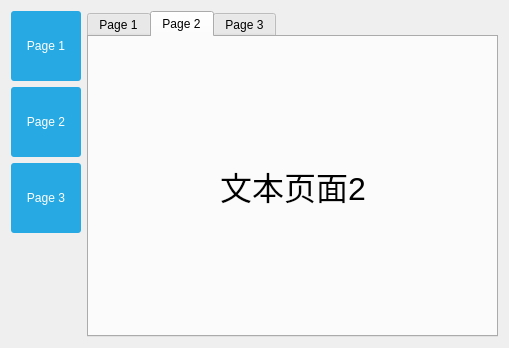
<?xml version="1.0" encoding="UTF-8"?>
<ui version="4.0">
 <class>MainWindow</class>
 <widget class="QMainWindow" name="MainWindow">
  <property name="geometry">
   <rect>
    <x>0</x>
    <y>0</y>
    <width>509</width>
    <height>348</height>
   </rect>
  </property>
  <property name="windowTitle">
   <string>MainWindow</string>
  </property>
  <property name="styleSheet">
   <string notr="true">QPushButton
{
	color: white;
	background-color: #27a9e3;
	border-width: 0px;
	border-radius: 3px;
}

QPushButton:hover
{
	color: white;
	background-color: #66c011;
	border-width: 0px;
	border-radius: 3px;
}

QPushButton:pressed
{
	color: white;
	background-color: yellow;
	border-width: 0px;
	border-radius: 3px;
}


QPushButton[pagematches=true]
{
	color: white;
	background-color: red;
	border-width: 0px;
	border-radius: 3px;
}</string>
  </property>
  <widget class="QWidget" name="centralWidget">
   <layout class="QHBoxLayout" name="horizontalLayout">
    <item>
     <layout class="QVBoxLayout" name="verticalLayout">
      <item>
       <widget class="QPushButton" name="button1">
        <property name="minimumSize">
         <size>
          <width>70</width>
          <height>70</height>
         </size>
        </property>
        <property name="text">
         <string>Page 1</string>
        </property>
       </widget>
      </item>
      <item>
       <widget class="QPushButton" name="button2">
        <property name="minimumSize">
         <size>
          <width>70</width>
          <height>70</height>
         </size>
        </property>
        <property name="text">
         <string>Page 2</string>
        </property>
       </widget>
      </item>
      <item>
       <widget class="QPushButton" name="button3">
        <property name="minimumSize">
         <size>
          <width>70</width>
          <height>70</height>
         </size>
        </property>
        <property name="text">
         <string>Page 3</string>
        </property>
       </widget>
      </item>
      <item>
       <spacer name="verticalSpacer">
        <property name="orientation">
         <enum>Qt::Vertical</enum>
        </property>
        <property name="sizeHint" stdset="0">
         <size>
          <width>20</width>
          <height>40</height>
         </size>
        </property>
       </spacer>
      </item>
     </layout>
    </item>
    <item>
     <layout class="QVBoxLayout" name="verticalLayout_2">
      <item>
       <widget class="QTabWidget" name="tabWidget">
        <property name="currentIndex">
         <number>1</number>
        </property>
        <widget class="QWidget" name="tab1">
         <attribute name="title">
          <string>Page 1</string>
         </attribute>
         <layout class="QGridLayout" name="gridLayout">
          <item row="0" column="1">
           <spacer name="verticalSpacer_2">
            <property name="orientation">
             <enum>Qt::Vertical</enum>
            </property>
            <property name="sizeHint" stdset="0">
             <size>
              <width>20</width>
              <height>117</height>
             </size>
            </property>
           </spacer>
          </item>
          <item row="1" column="0">
           <spacer name="horizontalSpacer">
            <property name="orientation">
             <enum>Qt::Horizontal</enum>
            </property>
            <property name="sizeHint" stdset="0">
             <size>
              <width>113</width>
              <height>20</height>
             </size>
            </property>
           </spacer>
          </item>
          <item row="1" column="1">
           <widget class="QLabel" name="label">
            <property name="font">
             <font>
              <pointsize>24</pointsize>
             </font>
            </property>
            <property name="text">
             <string>文本页面1</string>
            </property>
           </widget>
          </item>
          <item row="1" column="2">
           <spacer name="horizontalSpacer_2">
            <property name="orientation">
             <enum>Qt::Horizontal</enum>
            </property>
            <property name="sizeHint" stdset="0">
             <size>
              <width>112</width>
              <height>20</height>
             </size>
            </property>
           </spacer>
          </item>
          <item row="2" column="1">
           <spacer name="verticalSpacer_3">
            <property name="orientation">
             <enum>Qt::Vertical</enum>
            </property>
            <property name="sizeHint" stdset="0">
             <size>
              <width>20</width>
              <height>117</height>
             </size>
            </property>
           </spacer>
          </item>
         </layout>
        </widget>
        <widget class="QWidget" name="tab2">
         <attribute name="title">
          <string>Page 2</string>
         </attribute>
         <layout class="QGridLayout" name="gridLayout_3">
          <item row="0" column="1">
           <spacer name="verticalSpacer_4">
            <property name="orientation">
             <enum>Qt::Vertical</enum>
            </property>
            <property name="sizeHint" stdset="0">
             <size>
              <width>20</width>
              <height>117</height>
             </size>
            </property>
           </spacer>
          </item>
          <item row="1" column="0">
           <spacer name="horizontalSpacer_3">
            <property name="orientation">
             <enum>Qt::Horizontal</enum>
            </property>
            <property name="sizeHint" stdset="0">
             <size>
              <width>113</width>
              <height>20</height>
             </size>
            </property>
           </spacer>
          </item>
          <item row="1" column="1">
           <widget class="QLabel" name="label_2">
            <property name="font">
             <font>
              <pointsize>24</pointsize>
             </font>
            </property>
            <property name="text">
             <string>文本页面2</string>
            </property>
           </widget>
          </item>
          <item row="1" column="2">
           <spacer name="horizontalSpacer_4">
            <property name="orientation">
             <enum>Qt::Horizontal</enum>
            </property>
            <property name="sizeHint" stdset="0">
             <size>
              <width>112</width>
              <height>20</height>
             </size>
            </property>
           </spacer>
          </item>
          <item row="2" column="1">
           <spacer name="verticalSpacer_5">
            <property name="orientation">
             <enum>Qt::Vertical</enum>
            </property>
            <property name="sizeHint" stdset="0">
             <size>
              <width>20</width>
              <height>117</height>
             </size>
            </property>
           </spacer>
          </item>
         </layout>
        </widget>
        <widget class="QWidget" name="tab3">
         <attribute name="title">
          <string>Page 3</string>
         </attribute>
         <layout class="QGridLayout" name="gridLayout_2">
          <item row="0" column="1">
           <spacer name="verticalSpacer_6">
            <property name="orientation">
             <enum>Qt::Vertical</enum>
            </property>
            <property name="sizeHint" stdset="0">
             <size>
              <width>20</width>
              <height>117</height>
             </size>
            </property>
           </spacer>
          </item>
          <item row="1" column="0">
           <spacer name="horizontalSpacer_5">
            <property name="orientation">
             <enum>Qt::Horizontal</enum>
            </property>
            <property name="sizeHint" stdset="0">
             <size>
              <width>113</width>
              <height>20</height>
             </size>
            </property>
           </spacer>
          </item>
          <item row="1" column="1">
           <widget class="QLabel" name="label_3">
            <property name="font">
             <font>
              <pointsize>24</pointsize>
             </font>
            </property>
            <property name="text">
             <string>文本页面3</string>
            </property>
           </widget>
          </item>
          <item row="1" column="2">
           <spacer name="horizontalSpacer_6">
            <property name="orientation">
             <enum>Qt::Horizontal</enum>
            </property>
            <property name="sizeHint" stdset="0">
             <size>
              <width>112</width>
              <height>20</height>
             </size>
            </property>
           </spacer>
          </item>
          <item row="2" column="1">
           <spacer name="verticalSpacer_7">
            <property name="orientation">
             <enum>Qt::Vertical</enum>
            </property>
            <property name="sizeHint" stdset="0">
             <size>
              <width>20</width>
              <height>117</height>
             </size>
            </property>
           </spacer>
          </item>
         </layout>
        </widget>
       </widget>
      </item>
     </layout>
    </item>
   </layout>
  </widget>
 </widget>
 <layoutdefault spacing="6" margin="11"/>
 <resources/>
 <connections/>
</ui>
